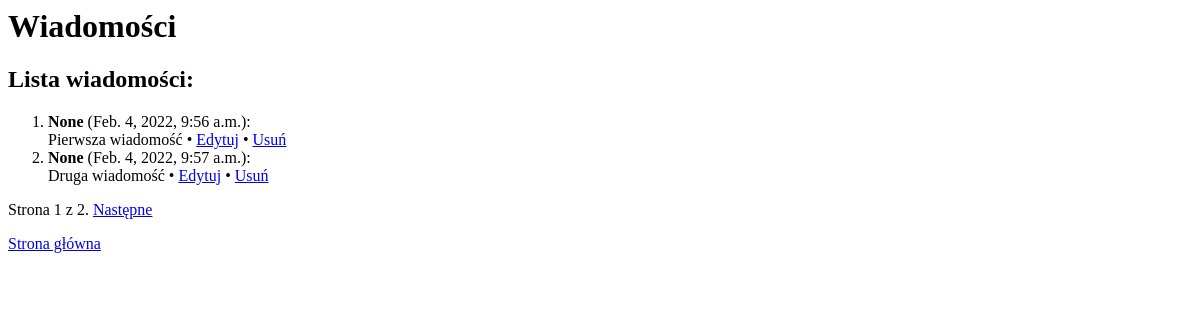
Before: /blog_app/wiadomosci/ (signed in) with the older database file.
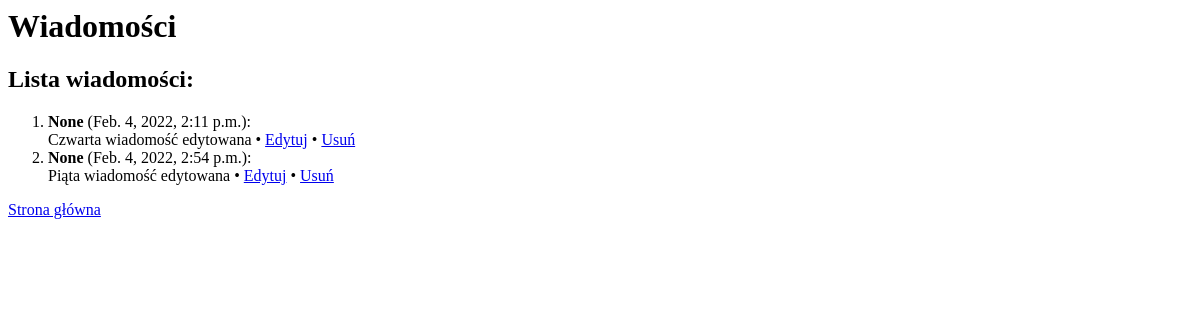
After: the same page with the newer database file.
### blog_app/models.py (models this page shows, shortened)
class Wiadomosc(models.Model):
    tekst = models.CharField('treść wiadomości', max_length=250)
    created_date = models.DateTimeField('data publikacji')
    author = models.ForeignKey(User, on_delete=models.CASCADE, null=True)
    class Meta:
        verbose_name = u'wiadomość'  # nazwa obiektu w języku polskim
        verbose_name_plural = u'wiadomości'  # nazwa obiektów w l.m.
        ordering = ['created_date']  # domyślne porządkowanie danych

### blog_app/templates/blog_app/wiadomosc_list.html (shortened to what this page needs)
<html>
  <body>
    <h1>Wiadomości</h1>
    <h2>Lista wiadomości:</h2>
    <ol>
      {% for wiadomosc in wiadomosci %}
        <li>
          <strong>{{ wiadomosc.author }}</strong> ({{ wiadomosc.created_date }}):
          <br /> {{ wiadomosc.tekst }}
          {% if wiadomosc.author.name == user.name %}
          &bull; <a href="{% url 'blog_app:edytuj' wiadomosc.id %}">Edytuj</a>
          &bull; <a href="{% url 'blog_app:usun' wiadomosc.id %}">Usuń</a>
          {% endif %}
        </li>
      {% endfor %}
    </ol>
    {% if is_paginated %}
      <p>
        Strona {{ page_obj.number }} z {{ page_obj.paginator.num_pages }}.
      {% if page_obj.has_next %}
        <a href="?page={{ page_obj.next_page_number }}">Następne</a>
      {% endif %}
      </p>
    {% endif %}
    <p><a href="{% url 'blog_app:home' %}">Strona główna</a></p>
  </body>
</html>

Changed rows visible on the page:
removed Wiadomosc: author "None", created_date "Feb. 4, 2022, 9:56 a.m.", tekst "Pierwsza wiadomość", shows "Edytuj"
removed Wiadomosc: author "None", created_date "Feb. 4, 2022, 9:57 a.m.", tekst "Druga wiadomość", shows "Edytuj"
added Wiadomosc: author "None", created_date "Feb. 4, 2022, 2:11 p.m.", tekst "Czwarta wiadomość edytowana", shows "Edytuj"
added Wiadomosc: author "None", created_date "Feb. 4, 2022, 2:54 p.m.", tekst "Piąta wiadomość edytowana", shows "Edytuj"
Other visible differences:
{{ page_obj.number }}: "1" → (not shown)
{{ page_obj.paginator.num_pages }}: "2" → (not shown)
text no longer shown: "Strona z . Następne"
